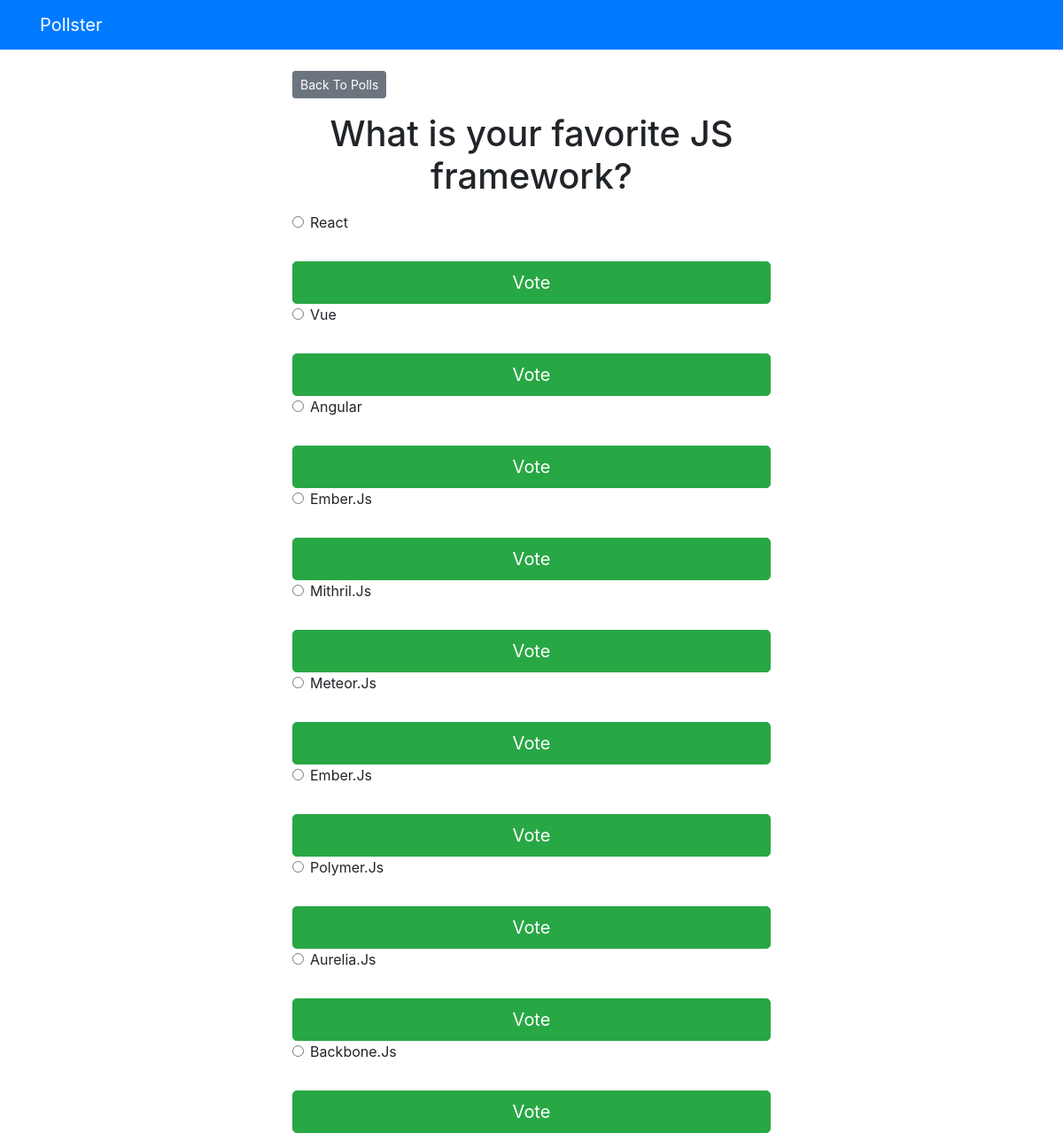
The app's page /polls/2/ with its own data.
### polls/models.py (models this page shows, shortened)
class Question(models.Model):
    question_text = models.CharField(max_length=200)
    pub_date = models.DateTimeField("date published")

class Choice(models.Model):
    question = models.ForeignKey(Question, on_delete=models.CASCADE)
    choice_text = models.CharField(max_length=200)
    votes = models.IntegerField(default=0)

### polls/views.py (the view)
# urls.py: path("<int:question_id>/", views.detail, name="detail"),
def detail(request, question_id):
    try:
        question = Question.objects.get(pk=question_id)
    except Question.DoesNotExist:
        raise Http404("Question does not exist")
    return render(request, "polls/detail.html", {"question": question})

### templates/polls/detail.html (shortened to what this page needs)
{% extends 'base.html' %} {% block content %}
<a href="{% url 'polls:index' %}" class="btn btn-secondary btn-sm mb-3"
    >Back To Polls</a
>
<h1 class="text-center mb-3">{{question.question_text }}</h1>
<form action="{% url 'polls:vote' question.id %}" method="post">
    {% csrf_token %} {% for choice in question.choice_set.all %}
    <div class="form-check">
        <input
            type="radio"
            name="choice"
            class="form-check-input"
            id="choice{{ forloop.counter }}"
            value="{{ choice.id }}"
        />
        <label for="choice{{ forloop.counter }}"
            >{{ choice.choice_text }}</label
        >
    </div>
    <input
        type="submit"
        value="Vote"
        class="btn btn-success btn-lg btn-block mt-4"
    />
</form>
{% endfor %} {% endblock %}

### records on screen
Question: question_text "What is your favorite JS framework?"
Choice: choice_text "React"
Choice: choice_text "Vue"
Choice: choice_text "Angular"
Choice: choice_text "Ember.Js"
Choice: choice_text "Mithril.Js"
Choice: choice_text "Meteor.Js"
Choice: choice_text "Ember.Js"
Choice: choice_text "Polymer.Js"
Choice: choice_text "Aurelia.Js"
Choice: choice_text "Backbone.Js"
